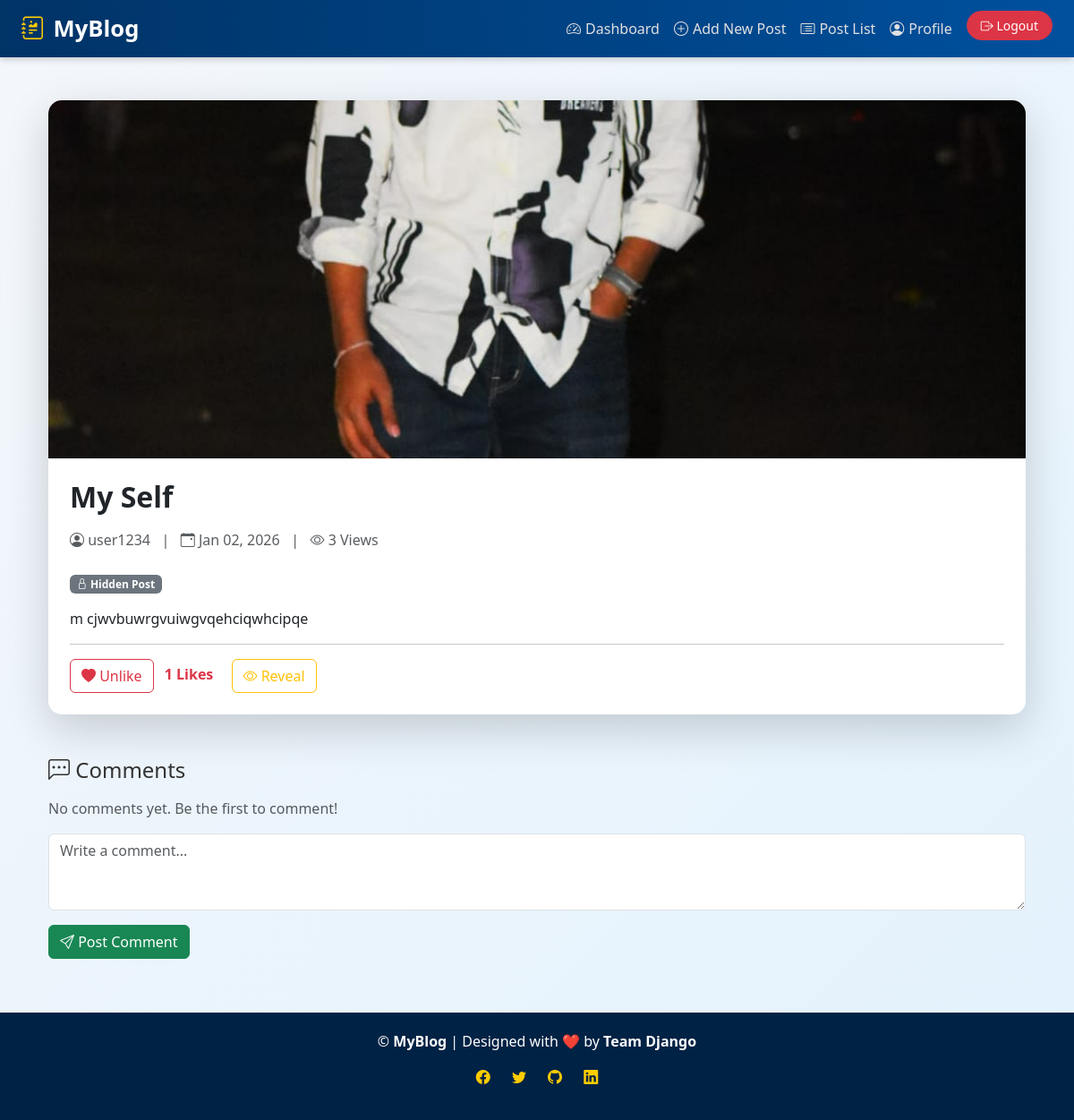
Screenshot of /view_post/1/ (signed in) with the database file from the repository.
### Blogapp/models.py (models this page shows, shortened)
class Post(models.Model):
    author = models.ForeignKey(User, on_delete=models.CASCADE)
    title = models.CharField(max_length=150)
    content = models.TextField()
    image = models.ImageField(upload_to='post_images/', blank=True, null=True)
    created_at = models.DateTimeField(default=timezone.now)
    updated_at = models.DateTimeField(auto_now=True)
    is_approved = models.BooleanField(default=False)
    is_public = models.BooleanField(default=True)
    views = models.PositiveIntegerField(default=0)
    likes = models.ManyToManyField(User, related_name='liked_posts', blank=True)
    def total_likes(self):
        return self.likes.count()

### Blogapp/views.py (the view)
# urls.py: path('view_post/<int:post_id>/', views.view_post, name='view_post'),
@login_required
def view_post(request, post_id):
    post = get_object_or_404(Post, id=post_id)
    post.views += 1
    post.save()
    comments = post.comments.all() if hasattr(post, 'comments') else []
    return render(request, 'blog/post_detail.html', {
        'post': post,
        'comments': comments
    })

### templates/Blog/post_detail.html (shortened to what this page needs)
{% extends 'blog/base.html' %}
{% block content %}
<div class="container my-5">
  <div class="card shadow-lg border-0" style="border-radius: 15px; animation: fadeIn 0.8s ease-in-out;">
    {% if post.image %}
      <img src="{{ post.image.url }}"
           class="card-img-top"
           style="border-top-left-radius: 15px; border-top-right-radius: 15px; object-fit: cover; max-height: 400px; transition: transform 0.4s;">
    {% endif %}
    <div class="card-body p-4">
      <h2 class="fw-bold mb-3">{{ post.title }}</h2>
      <p class="text-muted mb-4">
        <i class="bi bi-person-circle"></i> {{ post.author.username }} &nbsp; | &nbsp;
        <i class="bi bi-calendar-event"></i> {{ post.created_at|date:"M d, Y" }} &nbsp; | &nbsp;
        <i class="bi bi-eye"></i> {{ post.views }} Views
      </p>
      {% if not post.is_public %}
        <span class="badge bg-secondary"><i class="bi bi-lock"></i> Hidden Post</span>
      {% endif %}
      <p class="fs-6 mt-3">{{ post.content|linebreaks }}</p>
      <hr>
      <form action="{% url 'like_post' post.id %}" method="POST" class="d-inline">
        <button type="submit" class="btn btn-outline-danger">
          {% if user in post.likes.all %}
            <i class="bi bi-heart-fill"></i> Unlike
          {% else %}
            <i class="bi bi-heart"></i> Like
          {% endif %}
        </button>
      </form>
      <span class="ms-2 text-danger fw-bold">{{ post.total_likes }} Likes</span>
      {% if user == post.author %}
      <a href="{% url 'toggle_visibility' post.id %}" class="btn btn-outline-warning ms-3">
        {% if post.is_public %}
          <i class="bi bi-eye-slash"></i> Hide
        {% else %}
          <i class="bi bi-eye"></i> Reveal
        {% endif %}
      </a>
      {% endif %}
    </div>
  </div>
  <div class="mt-5">
    <h4 class="mb-3"><i class="bi bi-chat-left-dots"></i> Comments</h4>
    {% for comment in post.comments.all %}
      <div class="card mb-2 border-0 shadow-sm" style="border-radius: 10px;">
        <div class="card-body">
          <p class="mb-1"><strong>{{ comment.user.username }}</strong> <small class="text-muted">{{ comment.created_at|date:"M d, Y H:i" }}</small></p>
          <p class="mb-0">{{ comment.content }}</p>
        </div>
      </div>
    {% empty %}
      <p class="text-muted">No comments yet. Be the first to comment!</p>
    {% endfor %}
    {% if user.is_authenticated %}
      <form method="POST" action="{% url 'add_comment' post.id %}" class="mt-3">
        <div class="mb-3">
          <textarea name="content" rows="3" class="form-control" placeholder="Write a comment..." required></textarea>
        </div>
        <button type="submit" class="btn btn-success"><i class="bi bi-send"></i> Post Comment</button>
      </form>
    {% else %}
      <p class="mt-3">Please <a href="{% url 'login' %}">login</a> to comment.</p>
    {% endif %}
  </div>
</div>
{% endblock %}

### templates/Blog/base.html (style rules this page uses)
body { background: linear-gradient(135deg, #f4f7fb, #e3f2fd); font-family: 'Segoe UI', Tahoma, Geneva, Verdana, sans-serif; color: #333; margin: 0; padding: 0; transition: background 0.5s ease; }
.container { margin-top: 40px; animation: fadeIn 1s ease-in-out; }

### rows the page displays
Post: image (picture), title "My Self", author.username "user1234", created_at "Jan 02, 2026", views "3", content "m cjwvbuwrgvuiwgvqehciqwhcipqe", total_likes "1"
